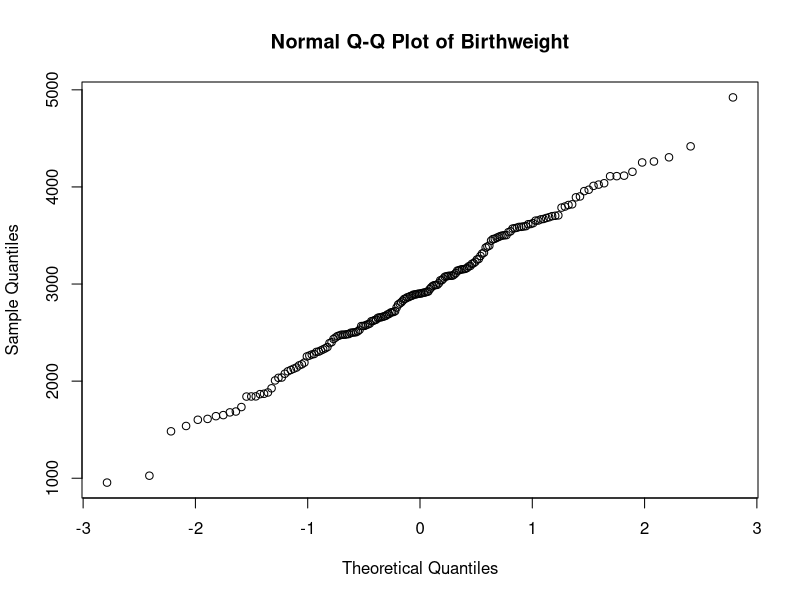
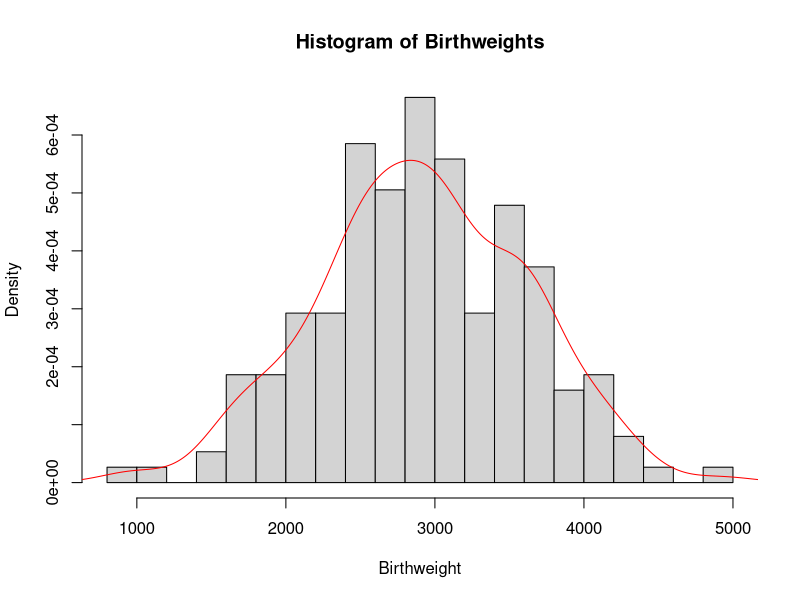
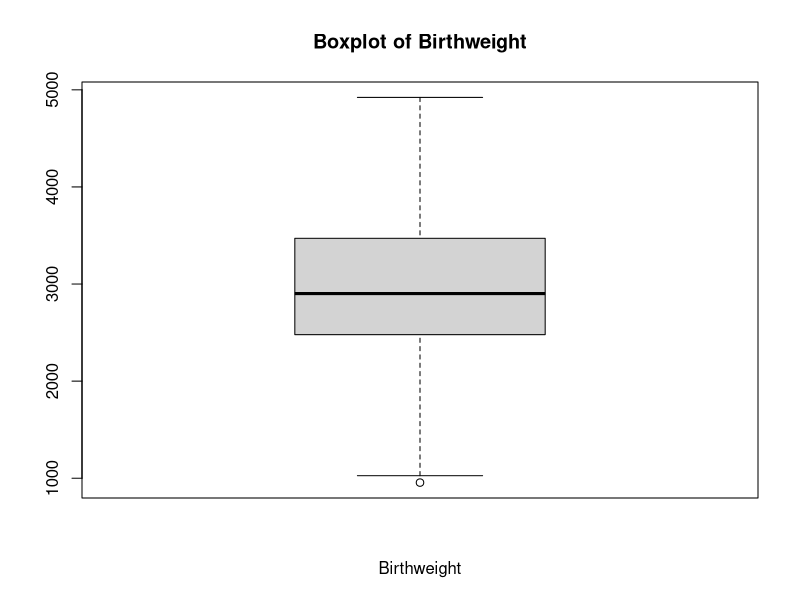

These figures' R source, in order:
# Read the data
birthweight = read.table("birthweight.txt", header=TRUE)
data= birthweight$birthweight

###--------- Exercise 1 ----------####
## A
# Check for normality with QQ plot
qqnorm(data, main = "Normal Q-Q Plot of Birthweight")

# Check for normality with histogram
hist(x = data,breaks=15,main = "Histogram of Birthweights",
     xlab = " Birthweight ",freq = FALSE)
lines(x= density(x= data), col=" red ")

# Check for normality with boxplot
boxplot (data , main =" Boxplot of Birthweight ",
         xlab =" Birthweight ")#horizontal = TRUE)

# calculate Shapiro-Wilk normality test
shapiro_wilk <- shapiro.test(data)
cat(sprintf("Shapiro Wilk test W: %.4f\n", shapiro_wilk[[1]]))
cat(sprintf("Shapiro Wilk test p-value: %.4f\n", shapiro_wilk[[2]]))


mu <- mean(data)
stnd <-sd(data)
CI <- 0.96
alpha <- 1-CI
# Calculate the margin of error for a 95% confidence interval
z <- qnorm(1 - alpha/2) # 98th percentile of standard normal distribution
# Calculate the margin of error
me <- z * stnd / sqrt(length(data))

# Calculate the confidence interval
lower_ci = mu - me
upper_ci = mu + me

# Print the confidence interval
cat("Confidence Interval: [", lower_ci, ", ", upper_ci, "]", sep = "")


# construct a bounded 96%-CI for mu(mean) 
for (sample_size in 1:1000) {
  lower_bound = mu - z*stnd/sqrt(sample_size)
  upper_bound = mu + z*stnd/sqrt(sample_size)
  CI_length <- upper_bound - lower_bound
  if (CI_length <= 100) {
    break
  }
}
sample_size
CI_length

# Compute a bootstrap 96%-CI for mu and compare it to the above CI.
library(boot)
B <- 1000 # Choose number of bootstrap resamples
boot_data <- boot(data, statistic = function(data, i) mean(data[i]), R = B)
boot_ci <- boot.ci(boot_data, type = "perc", conf = 0.96)
lower_bound_boot_ci <- boot_ci$percent[[4]]
upper_bound_boot_ci <- boot_ci$percent[[5]]
cat("boot_CI Confidence Interval: [", lower_bound_boot_ci, ", ", upper_bound_boot_ci, "]", sep = "")



###----------####
## B
# Verify this claim by using a one side t-test
t.test(data, mu = 2800, alternative = "greater")
# performed a one-sample t-test using the t.test() function with the 
# null hypothesis that the mean birthweight is equal to 2800 grams (mu = 2800)
# and the alternative hypothesis that the mean birthweight is greater than 2800 
# grams (alternative = "greater"). The resulting output provides the test 
# statistic, degrees of freedom, p-value, and confidence interval.
# The confidence interval in the output provides a range of plausible values
# for the true mean birthweight based on the sample data


# sign test
binom.test(sum(data > 2800), n=length(data), p = 0.5, alternative = "greater")
#counted the number of birthweights that were greater than 2800 grams 
#(sum(data > 2800)) and used the total sample size as the number of trials(n).
#We specified a null hypothesis of a 50% chance of observing a birthweight 
#greater than 2800 grams (p = 0.5) and the alternative hypothesis that the
#proportion of birthweights greater than 2800 grams is greater than 50% 
#(alternative = "greater").

###----------####
## C
power.t.test(n = length(birthweight$birthweight), delta = (2800 - mean(birthweight$birthweight)) / 
               sd(birthweight$birthweight), 
             sd = sd(birthweight$birthweight), sig.level = 0.05, type = "one.sample", alternative = "two.sided")


B = 1000; n = 50
psign = numeric(B) # will contain P-values of sign test
pttest = numeric(B) # will contain P-values of T test
for(i in 1:B) {
  x = sample(data, n)
  pttest[i] = t.test(x, mu=2800, alt='g')[[3]] # extract P-value
  psign[i] = binom.test(sum(x>2800), n, alt='g')[[3]] # extract P-value
}
power_ttest = sum(pttest<0.05)/B
power_ttest
power_sign = sum(psign<0.05)/B
power_sign
# probability of rejecting H0 under t-test is bigger 
# The t-test is more suitable for data that follows a normal distribution.


####----- D ----####

# Set the number of samples to take and the lower probability
n_samples = 100
p_left = 0.25
# Create an empty vector to store the sample probabilities
sample_probabilities = numeric(n_samples)
# Take n_samples samples of size n_samples from the birthweight vector
# Calculate the proportion of samples that have a weight less than 2600 grams
# Store the sample proportion in the sample_probabilities vector
for(i in 1:n_samples){
  sample = sample(data, n_samples)
  sample_probabilities[i] = sum(sample < 2600)/n_samples
}
# Calculate the standard deviation of the sample proportions
sample_sd = sd(sample_probabilities)
# Calculate the mean of the sample proportions
p_hat = mean(sample_probabilities)
# margin of error 
me = p_hat - p_left
# Calculate the upper confidence interval for p
p_right = p_hat + me

cat("Confidence Interval: [", p_left, ", ", p_right, "]", sep = "")

confidence_level = ((me/1.96)*2)-1
confidence_level



####----- E ----####

male_means = c()
female_means = c()

for (i in 1:1000) {
  # Select 34 males and 28 females with birthweight < 2600 g
  male_2600 = sample(data[data < 2600], 34)
  female_2600 = sample(data[data < 2600], 28)
 
   # Select 61 males and 65 females with birthweight >= 2600 g
  male_others = sample(data[data >= 2600], 61)
  female_others = sample(data[data >= 2600], 65)
 
   # Combine the selected males and females with birthweight < 2600 g
  males = c(male_2600, male_others)
  females = c(female_2600, female_others)
  
  # Calculate the mean birthweight for males and females
  male_means = c(male_means, mean(males))
  female_means = c(female_means, mean(females))
}
# Calculate the mean of the sample means for males and females
mean(male_means)
mean(female_means)
# Perform a two-sample t-test assuming unequal variances
t.test(male_means, female_means)
